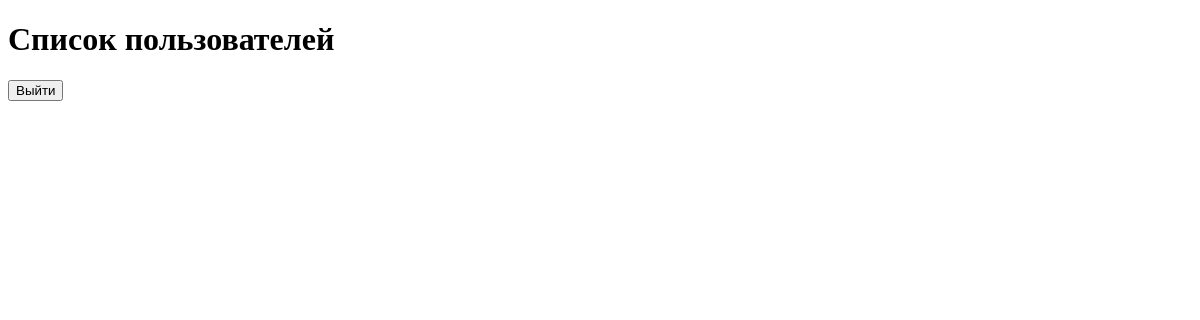
/user_list/, run on an earlier commit of the app's database.
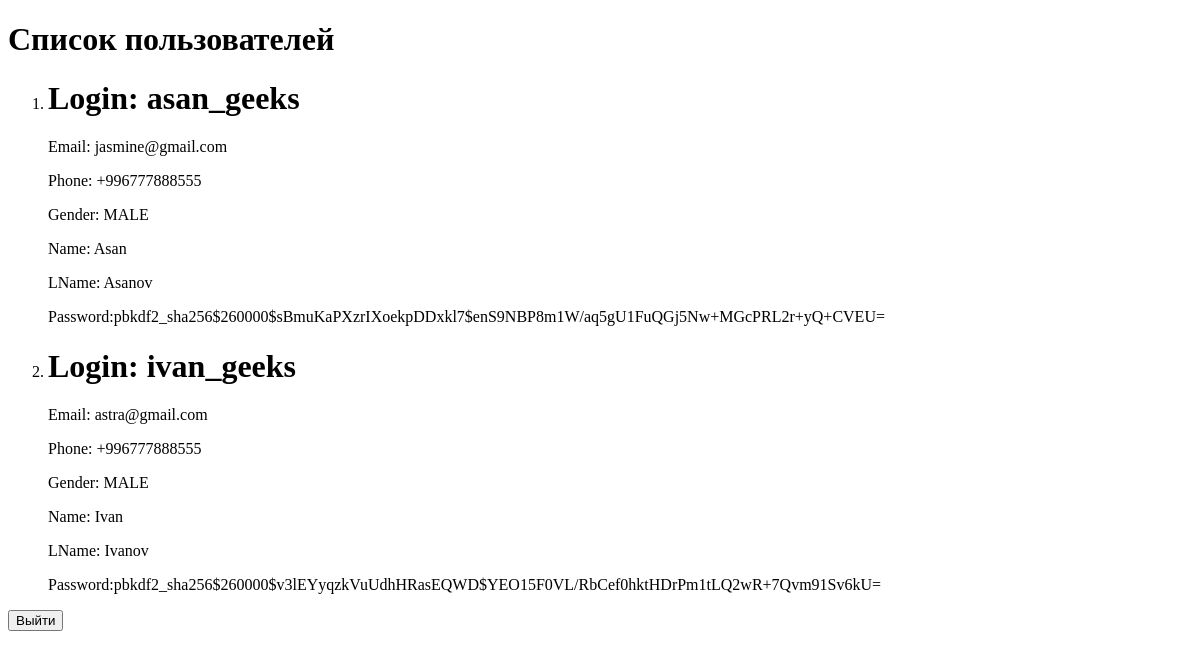
And on a later commit of the database.
### custom_users/models.py (models this page shows)
class CustomUser(User):
    phone_number = models.CharField(max_length=30, default="+996")
    date_of_birth = models.DateField()
    gender = models.CharField(max_length=100, choices=GENDER_CHOICES)

### custom_users/views.py (the view)
# urls.py: path('user_list/', views.UserListView.as_view(), name='person_list')
class UserListView(ListView):
    template_name = 'registration/user_list.html'
    model = models.CustomUser
    context_object_name = 'user'
    def get_queryset(self):
        return self.model.objects.all()

### templates/registration/user_list.html (shortened to what this page needs)
<!DOCTYPE html>
<html lang="en">
<head>
</head>
<body>
<h1>Список пользователей</h1>
<ol>
    {% for i in user %}
    <li>
        <h1>Login: {{i.username}}</h1>
        <p>Email: {{i.email}}</p>
        <p>Phone: {{i.phone_number}}</p>
        <p>Gender: {{i.gender}}</p>
        <p>Name: {{i.first_name}}</p>
        <p>LName: {{i.last_name}}</p>
        <p>Password:{{i.password}}</p>
    </li>
    {% endfor %}
</ol>
<form action="{% url 'persons:logout' %}" method="POST" enctype="multipart/form-data">
    <button type="submit">Выйти</button>
</form>
</body>
</html>

What changed in the data, as far as the page shows it:
added CustomUser: username "asan_geeks", email "jasmine@gmail.com", phone_number "+996777888555", gender "MALE", first_name "Asan", last_name "Asanov", password "pbkdf2_sha256$260000$sBmuKaPXzrIXoekpDDxkl7$enS9NBP8m1W/aq5gU1FuQGj5Nw+MGcPRL2r+yQ+CVEU="
added CustomUser: username "ivan_geeks", email "astra@gmail.com", phone_number "+996777888555", gender "MALE", first_name "Ivan", last_name "Ivanov", password "pbkdf2_sha256$260000$v3lEYyqzkVuUdhHRasEQWD$YEO15F0VL/RbCef0hktHDrPm1tLQ2wR+7Qvm91Sv6kU="
